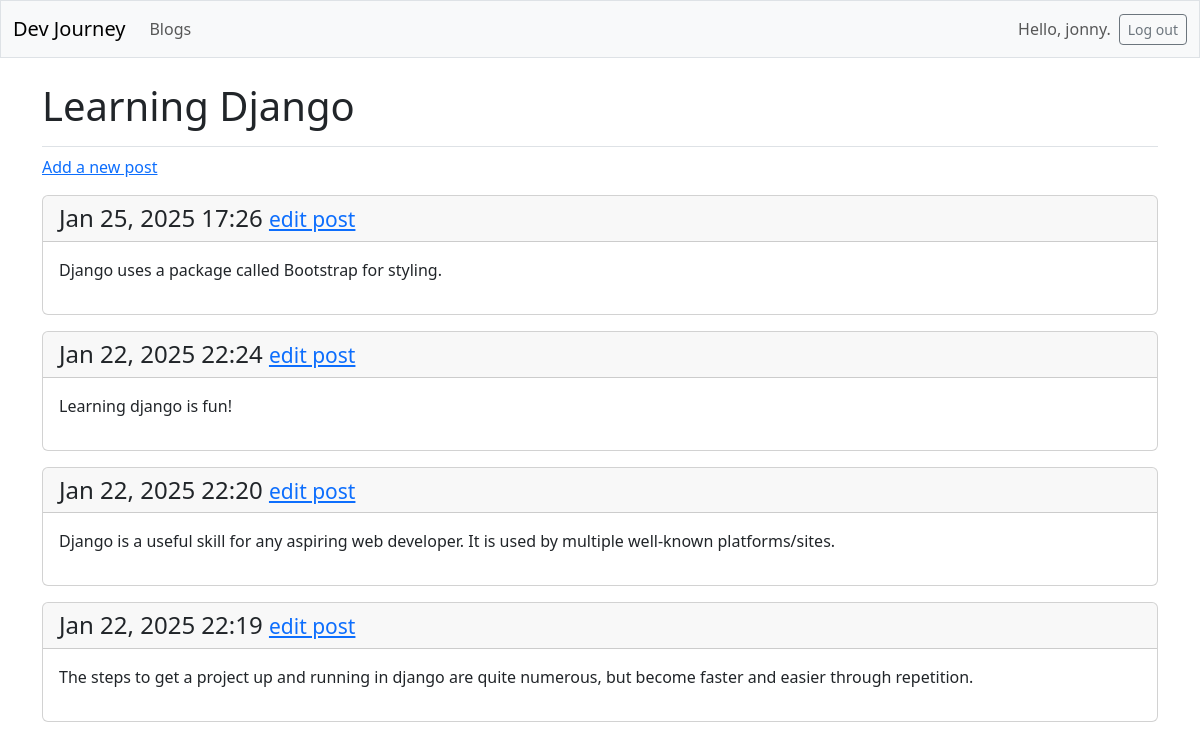
The page /blogs/2/ (signed in) on the database its author committed.
### blogs/models.py (models this page shows, shortened)
class Blog(models.Model):
    text = models.CharField(max_length=200)
    date_added = models.DateTimeField(auto_now_add=True)
    owner = models.ForeignKey(User, on_delete=models.CASCADE)

class Post(models.Model):
    blog = models.ForeignKey(Blog, on_delete=models.CASCADE)
    text = models.TextField()
    date_added = models.DateTimeField(auto_now_add=True)
    class Meta:
        verbose_name_plural = 'posts'

### blogs/views.py (the view)
# urls.py: path('blogs/<int:blog_id>/', views.blog, name='blog'),
def blog(request, blog_id):
    blog = Blog.objects.get(id=blog_id)
    posts = blog.post_set.order_by('-date_added')
    context = {'blog':blog, 'posts':posts}
    return render(request, 'blogs/blog.html', context)

### blogs/templates/blogs/blog.html
{% extends 'blogs/base.html' %}
{% block page_header %}
  <h1>{{ blog.text }} </h1>
{% endblock page_header %}
{% block content %}
  <p>
    <a href="{% url 'blogs:new_post' blog.id %}">Add a new post</a>
  </p>
  {% for post in posts %}
    <div class="card mb-3">
      <h4 class="card-header">
        {{ post.date_added|date:'M d, Y H:i' }}
        <small><a href="{% url 'blogs:edit_post' post.id %}">
          edit post</a></small>
      </h4>
      <div class="card-body">{{ post.text|linebreaks }}</div>
    </div>
  {% empty %}
    <p>No posts have been made for this topic yet.</p>
  {% endfor %}
  {% endblock content %}

### blogs/templates/blogs/base.html (shortened to what this page needs)
<!DOCTYPE html>
<html lang="en">
<head>
  {% load django_bootstrap5 %}
  {% bootstrap_css %}
</head>
<body>
  <nav class="navbar navbar-expand-md navbar-light bg-light mb-4 border">
    <div class="container-fluid">
      <a class="navbar-brand" href="{% url 'blogs:index' %}">Dev Journey</a>
      <div class="collapse navbar-collapse" id="navbarCollapse">
        <ul class="navbar-nav me-auto mb-2 mb-md-0">
          <li class="nav-item">
            <a class="nav-link" href="{% url 'blogs:blogs' %}">Blogs</a></li>
        </ul>
        <ul class="navbar-nav ms-auto mb-2 mb-md-0">
          {% if user.is_authenticated %}
            <li class="nav-item">
              <span class="navbar-text me-2">Hello, {{ user.username }}.
                </span></li>
          {% endif %}
        </ul>
        {% if user.is_authenticated %}
          <form action="{% url 'accounts:logout' %}" method='post'>
            <button name='submit' class='btn btn-outline-secondary btn-sm'>
              Log out</button>
          </form>
        {% endif %}
      </div>
    </div>
  </nav>
  <main class="container">
    <div class="pb-2 mb-2 border-bottom">
      {% block page_header %}{% endblock page_header %}
    </div>
    <div>
      {% block content %}{% endblock content %}
    </div>
  </main>
</body>
</html>

### rows shown on the page
Blog: text "Learning Django"
Post: date_added "Jan 25, 2025 17:26", text "Django uses a package called Bootstrap for styling."
Post: date_added "Jan 22, 2025 22:24", text "Learning django is fun!"
Post: date_added "Jan 22, 2025 22:20", text "Django is a useful skill for any aspiring web developer. It is used by multiple well-known platforms/sites."
Post: date_added "Jan 22, 2025 22:19", text "The steps to get a project up and running in django are quite numerous, but become faster and easier through repetition."

### other values the page prints
{{ user.username }} "jonny"
